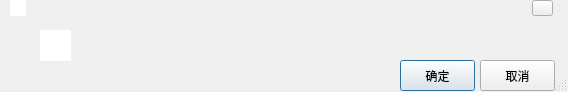
<?xml version="1.0" encoding="UTF-8"?>
<ui version="4.0">
 <class>MsgBoxDialog</class>
 <widget class="QDialog" name="MsgBoxDialog">
  <property name="geometry">
   <rect>
    <x>0</x>
    <y>0</y>
    <width>568</width>
    <height>92</height>
   </rect>
  </property>
  <property name="font">
   <font>
    <family>微软雅黑</family>
   </font>
  </property>
  <property name="windowTitle">
   <string/>
  </property>
  <property name="windowIcon">
   <iconset>
    <normaloff>Resources/min_button/plugin_706.png</normaloff>Resources/min_button/plugin_706.png</iconset>
  </property>
  <property name="autoFillBackground">
   <bool>false</bool>
  </property>
  <property name="styleSheet">
   <string notr="true"/>
  </property>
  <property name="sizeGripEnabled">
   <bool>true</bool>
  </property>
  <property name="modal">
   <bool>false</bool>
  </property>
  <widget class="QGraphicsView" name="graphicsView">
   <property name="geometry">
    <rect>
     <x>40</x>
     <y>30</y>
     <width>31</width>
     <height>31</height>
    </rect>
   </property>
   <property name="autoFillBackground">
    <bool>true</bool>
   </property>
   <property name="styleSheet">
    <string notr="true">background-image: url(:/back_group/Resources/min_button/msgbox.png);
border-image: url(:/back_group/Resources/min_button/msgbox.png);</string>
   </property>
   <property name="frameShape">
    <enum>QFrame::NoFrame</enum>
   </property>
  </widget>
  <widget class="QLabel" name="label_Msg">
   <property name="geometry">
    <rect>
     <x>100</x>
     <y>31</y>
     <width>411</width>
     <height>21</height>
    </rect>
   </property>
   <property name="font">
    <font>
     <family>微软雅黑</family>
    </font>
   </property>
   <property name="text">
    <string/>
   </property>
  </widget>
  <widget class="QPushButton" name="pushButton_OK">
   <property name="geometry">
    <rect>
     <x>400</x>
     <y>60</y>
     <width>75</width>
     <height>31</height>
    </rect>
   </property>
   <property name="font">
    <font>
     <family>微软雅黑</family>
    </font>
   </property>
   <property name="text">
    <string>确定</string>
   </property>
  </widget>
  <widget class="QPushButton" name="pushButton_Cancel">
   <property name="geometry">
    <rect>
     <x>480</x>
     <y>60</y>
     <width>75</width>
     <height>31</height>
    </rect>
   </property>
   <property name="font">
    <font>
     <family>微软雅黑</family>
    </font>
   </property>
   <property name="text">
    <string>取消</string>
   </property>
  </widget>
  <widget class="QToolButton" name="toolButton_Close">
   <property name="geometry">
    <rect>
     <x>532</x>
     <y>0</y>
     <width>21</width>
     <height>16</height>
    </rect>
   </property>
   <property name="autoFillBackground">
    <bool>false</bool>
   </property>
   <property name="styleSheet">
    <string notr="true">border-image: url(:/back_group/Resources/min_button/minback.png);</string>
   </property>
   <property name="text">
    <string/>
   </property>
   <property name="icon">
    <iconset>
     <normaloff>Resources/min_button/close.png</normaloff>Resources/min_button/close.png</iconset>
   </property>
   <property name="popupMode">
    <enum>QToolButton::DelayedPopup</enum>
   </property>
   <property name="toolButtonStyle">
    <enum>Qt::ToolButtonFollowStyle</enum>
   </property>
   <property name="arrowType">
    <enum>Qt::NoArrow</enum>
   </property>
  </widget>
  <widget class="QGraphicsView" name="graphicsView_2">
   <property name="geometry">
    <rect>
     <x>10</x>
     <y>0</y>
     <width>16</width>
     <height>16</height>
    </rect>
   </property>
   <property name="styleSheet">
    <string notr="true">background-image: url(:/back_group/Resources/min_button/catalog_8.png);</string>
   </property>
   <property name="frameShape">
    <enum>QFrame::NoFrame</enum>
   </property>
  </widget>
 </widget>
 <resources>
  <include location="../../SaftUI/saftui.qrc"/>
 </resources>
 <connections/>
</ui>
